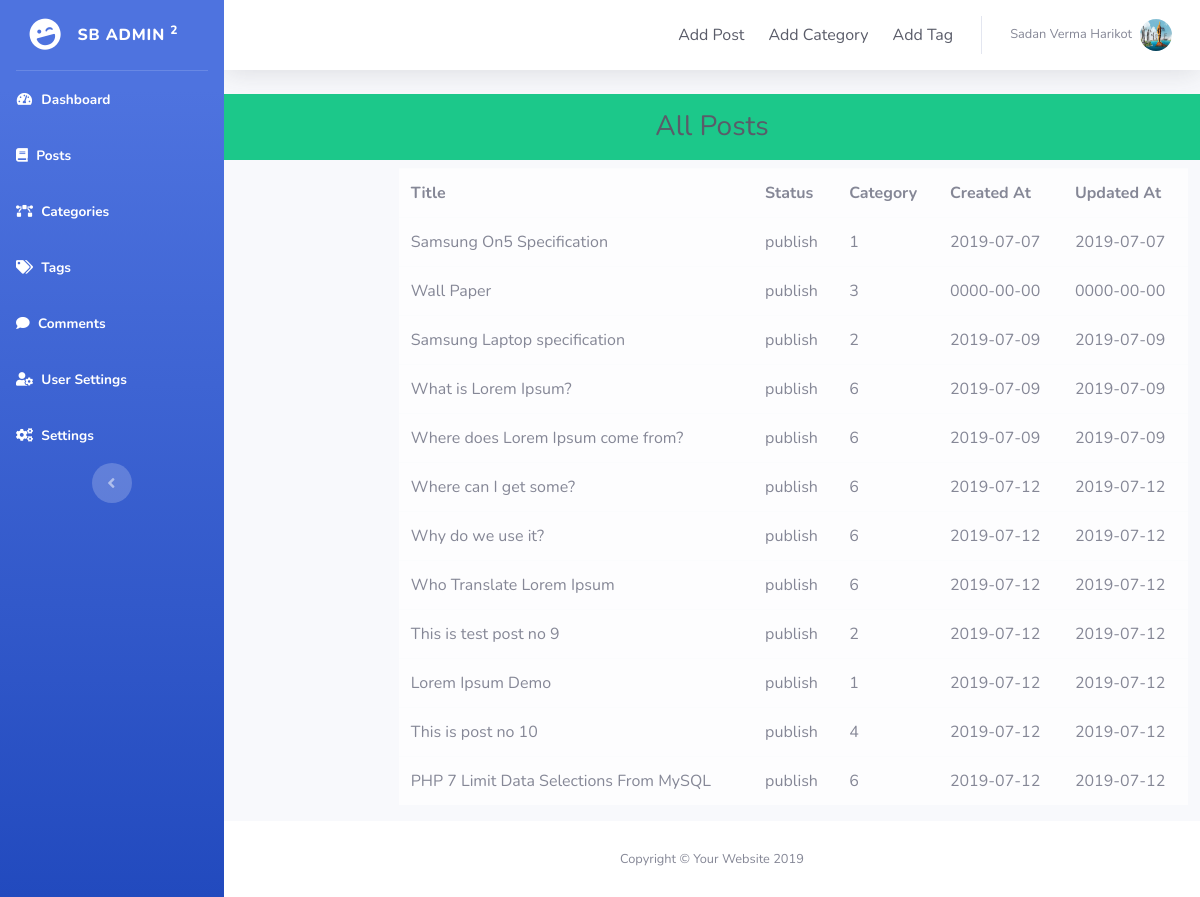
The app's page /admin/all-posts.php (signed in) with its own data.
### tables this page shows
CREATE TABLE `posts` (
  `id` int(11) NOT NULL,
  `title` varchar(255) NOT NULL,
  `slug` varchar(255) NOT NULL,
  `content` longtext NOT NULL,
  `status` varchar(255) NOT NULL,
  `category_id` int(11) NOT NULL,
  `created_at` date NOT NULL DEFAULT current_timestamp(),
  `updated_at` date NOT NULL DEFAULT current_timestamp()
);

### admin/db/DB.php (called while the page is built, shortened)
<?php
class DB
{
    protected $dbh;
    public function __construct()
    {
        $this->dbh = new PDO('mysql:host=' . DB_HOST . ';dbname=' . DB_NAME, DB_USER, DB_PASS);
    }
    public function findData(string $table)
    {
        $query = "SELECT * FROM $table";
        $stmt = $this->dbh->prepare($query);
        $stmt->execute();
        $result = $stmt->fetchAll(PDO::FETCH_ASSOC);
        if (count($result) > 0) {
            return $result;
        }
        return "No Data Found";
    }
}

### admin/all-posts.php (the view, shortened to what this page needs)
<?php
require_once 'db/DB.php';
$db = new DB();
?>
<?php include 'inc/header.php' ?>
<div id="wrapper">
    <?php include 'inc/sidebar.php'; ?>
    <div id="content-wrapper" class="d-flex flex-column">
        <div id="content">
            <?php include 'inc/top.php'; ?>
            <div class='oop-box'>
                <div class='col-12 bg-success'>
                    <h3 class='text-center text-dark p-3'>All Posts</h3>
                </div>
                <div class='col-10 offset-2'>
                    <table class="table table-light">
                        <tr>
                            <th>Title</th>
                            <th>Status</th>
                            <th>Category</th>
                            <th>Created At</th>
                            <th>Updated At</th>
                        </tr>
                        <?php
                        foreach ($db->findData('posts') as $value) {
                            echo "<tr>
                                    <td>{$value['title']}</td>
                                    <td>{$value['status']}</td>
                                    <td>{$value['category_id']}</td>
                                    <td>{$value['created_at']}</td>
                                    <td>{$value['updated_at']}</td>
                                </tr>";
                        }
                        ?>
                    </table>
                </div>
            </div>
            <?php include 'inc/copyright.php'; ?>
        </div>
    </div>
    <?php include 'inc/footer.php'; ?>

### records on screen
posts: title "Samsung On5 Specification", status "publish", category "1", created_at "2019-07-07", updated_at "2019-07-07"
posts: title "Wall Paper", status "publish", category "3", created_at "0000-00-00", updated_at "0000-00-00"
posts: title "Samsung Laptop specification", status "publish", category "2", created_at "2019-07-09", updated_at "2019-07-09"
posts: title "What is Lorem Ipsum?", status "publish", category "6", created_at "2019-07-09", updated_at "2019-07-09"
posts: title "Where does Lorem Ipsum come from?", status "publish", category "6", created_at "2019-07-09", updated_at "2019-07-09"
posts: title "Where can I get some?", status "publish", category "6", created_at "2019-07-12", updated_at "2019-07-12"
posts: title "Why do we use it?", status "publish", category "6", created_at "2019-07-12", updated_at "2019-07-12"
posts: title "Who Translate Lorem Ipsum", status "publish", category "6", created_at "2019-07-12", updated_at "2019-07-12"
posts: title "This is test post no 9", status "publish", category "2", created_at "2019-07-12", updated_at "2019-07-12"
posts: title "Lorem Ipsum Demo", status "publish", category "1", created_at "2019-07-12", updated_at "2019-07-12"
posts: title "This is post no 10", status "publish", category "4", created_at "2019-07-12", updated_at "2019-07-12"
posts: title "PHP 7 Limit Data Selections From MySQL", status "publish", category "6", created_at "2019-07-12", updated_at "2019-07-12"

### other values on screen
$user_name "Sadan Verma Harikot"
